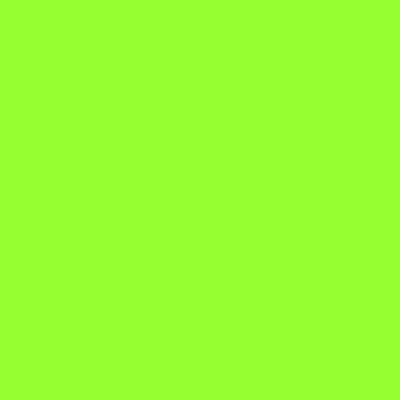
Frame 1 (no input)
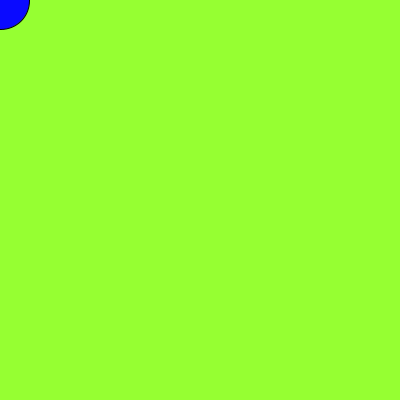
Frame 60 (the mouse pressed at the canvas centre just before this capture)
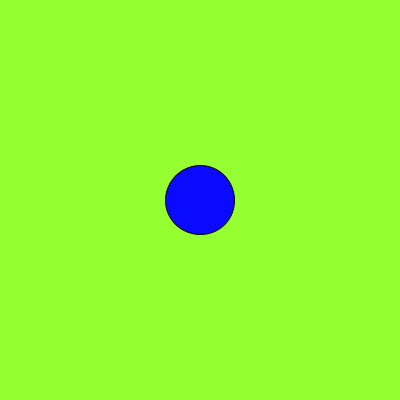
Frame 120 (the mouse held since frame 60 and released just before this capture)

The Processing sketch that drew these frames (run headless with seeded random() and noise(); from frame 60 on, the mouse is pressed at the canvas centre):

// Processing sketch: processing_49419
// ── processing_49419.pde

int circleSize = 0;

void setup() {
  size (400, 400);
  smooth();  
  
}

void draw(){
  background (150, 255, 50);
  fill (10, 10, 255);
  ellipse (mouseX, mouseY, circleSize, circleSize); 
  
  circleSize = circleSize + 1;
  
}

void mousePressed() {
  fill (255, 10, 10);
  ellipse (mouseX, mouseY, circleSize, circleSize); 
  circleSize = circleSize - 50;
  
}
